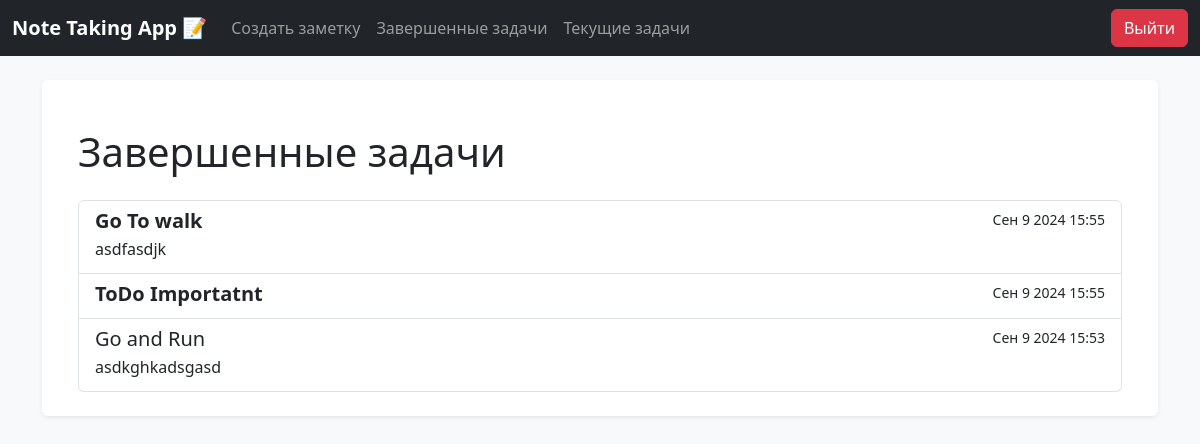
The page /done_tasks/ (signed in) on the database as committed earlier.
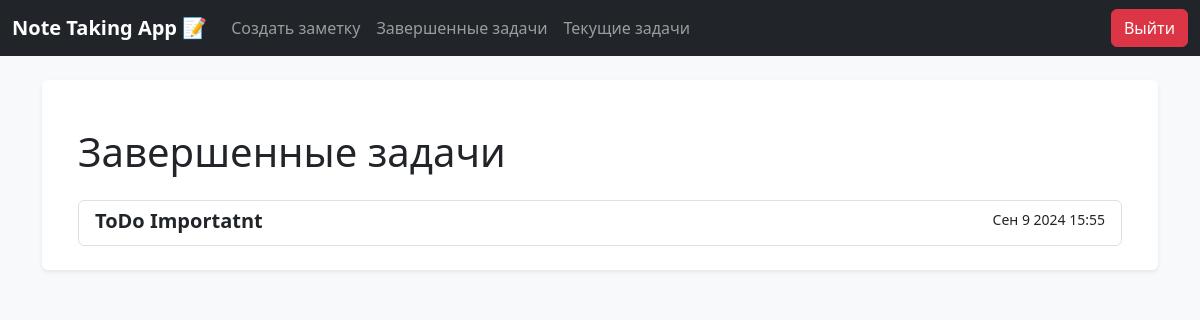
The same page on the database as committed later.
### todo/models.py (models this page shows, shortened)
class Todo(models.Model):
    title = models.CharField(max_length=256, verbose_name='Название заметки')
    content = models.TextField(blank=True, verbose_name='Содержание')
    time_create = models.DateTimeField(auto_now_add=True, verbose_name='Время создания')
    time_done = models.DateTimeField(null=True, blank=True, verbose_name='Время завершения')
    time_update = models.DateTimeField(auto_now=True, verbose_name='Время обновления')
    important = models.BooleanField(default=False, verbose_name='Важно')
    user = models.ForeignKey(User, on_delete=models.CASCADE)
    category = models.ForeignKey('Categories', on_delete=models.PROTECT,null=True, blank=True, verbose_name='Категория')
    class Meta:
        ordering = ['-time_create']
        indexes = [
            models.Index(fields=['-time_create'])
        ]

### todo/views.py (the view)
# urls.py: path('done_tasks/', views.complete_tasks, name='complete_tasks'),
@login_required
def complete_tasks(request):
    todos = Todo.objects.filter(user=request.user, time_done__isnull=False).order_by('-time_done')
    return render(request, 'todo/complete_tasks.html', {'todos': todos})

### todo/templates/todo/complete_tasks.html
{% extends 'base.html' %}
{% block content %}
<div class="container mt-4">
    <h1 class="mb-4">Завершенные задачи</h1>
    <div class="list-group">
        {% for todo in todos %}
        <a href="{% url 'todoread' todo.id %}" class="list-group-item list-group-item-action">
            <div class="d-flex w-100 justify-content-between">
                <h5 class="mb-1">
                    {% if todo.important %}
                    <strong>{{ todo.title }}</strong>
                    {% else %}
                    {{ todo.title }}
                    {% endif %}
                </h5>
                <small>{{ todo.time_done|date:'M j Y H:i' }}</small>
            </div>
            {% if todo.content %}
            <p class="mb-1">{{ todo.content }}</p>
            {% endif %}
        </a>
        {% endfor %}
    </div>
</div>
{% endblock %}

### templates/base.html (shortened to what this page needs)
{% load static %}
<!DOCTYPE html>
<html lang="en">
<head>
    <link type="text/css" href="{% static 'todo/css/style.css' %}" rel="stylesheet">
    <link href="https://cdn.jsdelivr.net/npm/bootstrap@5.3.3/dist/css/bootstrap.min.css" rel="stylesheet">
</head>
<body class="bg-light">
<nav class="navbar navbar-expand-lg navbar-dark bg-dark">
    <div class="container-fluid">
        <a class="navbar-brand" href="{% url 'home' %}">Note Taking App  📝</a>
        <div class="collapse navbar-collapse">
            <ul class="navbar-nav me-auto mb-2 mb-lg-0">
                {% if user.is_authenticated %}
                <li class="nav-item">
                    <a class="nav-link" href="{% url 'todocreate' %}">Создать заметку</a>
                </li>
                <li class="nav-item">
                    <a class="nav-link" href="{% url 'complete_tasks' %}">Завершенные задачи</a>
                </li>
                <li class="nav-item">
                    <a class="nav-link" href="{% url 'currenttodo' %}">Текущие задачи</a>
                </li>
                {% endif %}
            </ul>
            <div class="d-flex">
                {% if user.is_authenticated %}
                <form action="{% url 'logoutuser' %}" method="POST" class="d-inline">
                    <button type="submit" class="btn btn-danger">Выйти</button>
                </form>
                {% else %}
                <a href="{% url 'signup' %}" class="btn btn-outline-primary me-2">Регистрация</a>
                <a href="{% url 'loginuser' %}" class="btn btn-primary">Вход</a>
                {% endif %}
            </div>
        </div>
    </div>
</nav>
<div class="container mt-4">
    <div class="bg-white rounded shadow-sm p-4">
        {% block content %}{% endblock %}
    </div>
</div>
</body>
</html>

### todo/static/todo/css/style.css (style rules this page uses)
body { font-family: Arial, sans-serif; background-color: #f8f9fa; }
.navbar { margin-bottom: 20px; }
.navbar-brand { font-weight: bold; font-size: 1.5rem; }
.nav-link { font-size: 1rem; }
.container { max-width: 800px; }
.bg-white.rounded.shadow-sm { padding: 20px; background-color: #fff; border-radius: 8px; box-shadow: 0 4px 8px rgba(0, 0, 0, 0.1); }
.btn-primary, .btn-outline-primary, .btn-danger { font-size: 1rem; }
form.d-inline { margin-left: 10px; }

Rows that differ between the two databases and show on the page:
removed Todo: title "Go To walk", time_done "Сен 9 2024 15:55", content "asdfasdjk"
removed Todo: title "Go and Run", time_done "Сен 9 2024 15:53", content "asdkghkadsgasd"
